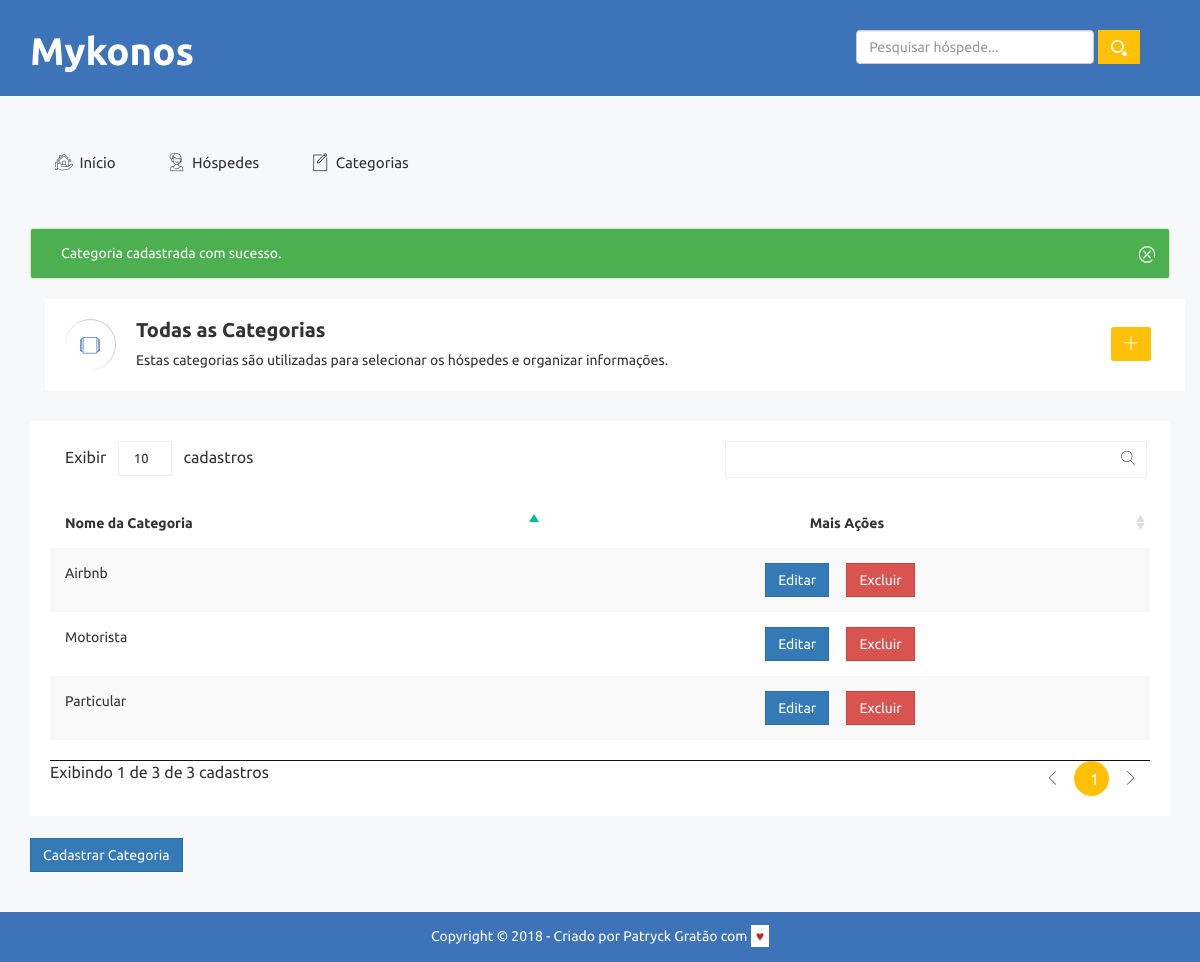
Page /listar-categorias.php?cadastrado=true on the earlier database version.
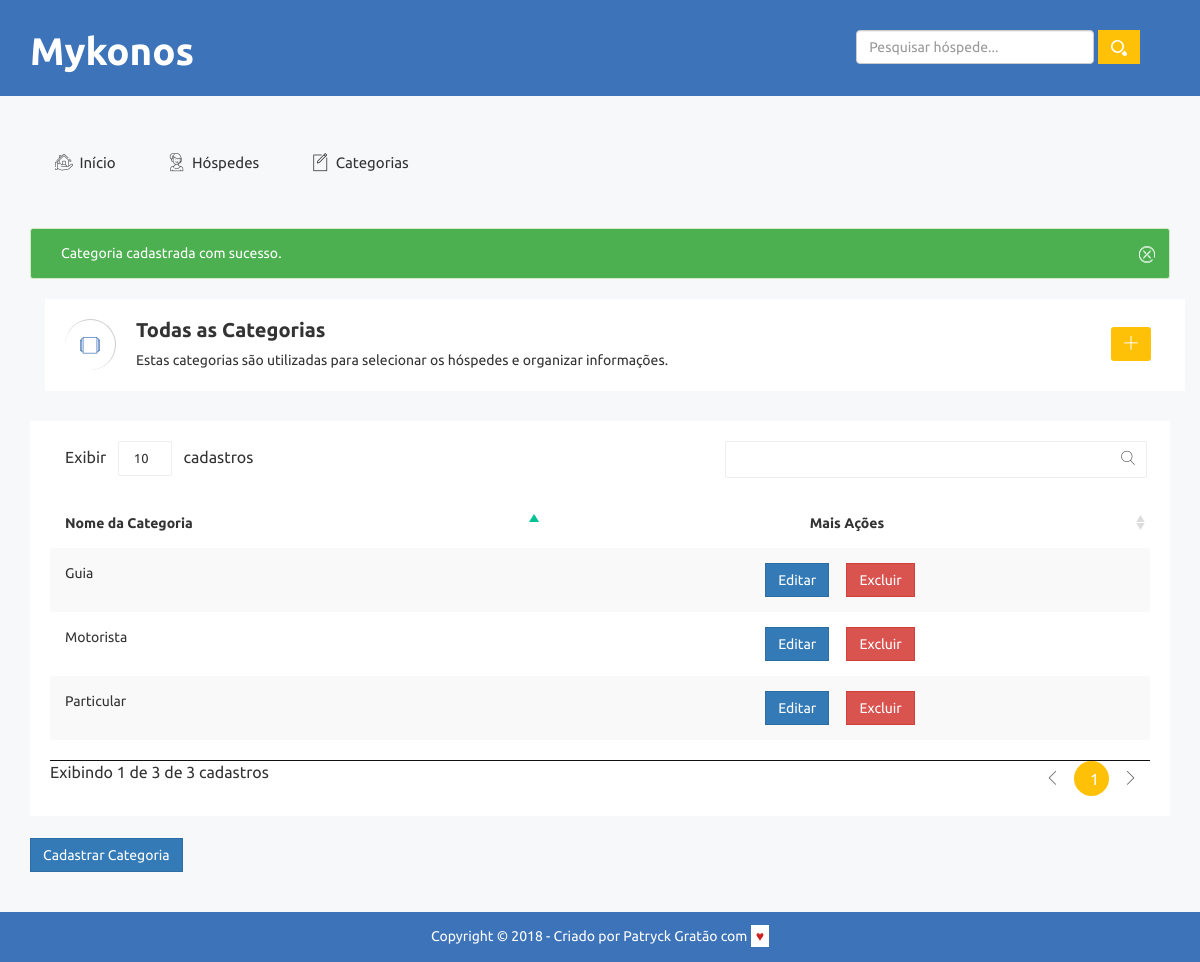
Same page on the later database version.
### tables this page shows
CREATE TABLE `categorias` (
  `id` int(11) NOT NULL,
  `nome` varchar(255) NOT NULL
);

### banco/banco-categoria.php (called while the page is built, shortened)
<?php
	function listaCategorias ($conexao) {
		$categorias = array();
		$query = "select * from categorias order by nome";
		$resultado = mysqli_query($conexao, $query);
		while ($categoria = mysqli_fetch_assoc($resultado)) {
			array_push($categorias, $categoria);
		}
		return $categorias;
	}

### listar-categorias.php (the view, shortened to what this page needs)
<?php
	include("partials/_header.php");
	include("banco/conecta.php");
	include("banco/banco-categoria.php");
	$categorias = listaCategorias($conexao);
?>
	<?php if(array_key_exists("cadastrado", $_GET) && $_GET['cadastrado']=='true')  { ?>
		<div class="alert-list">
			<div class="alert alert-success alert-dismissible" role="alert">
	         	<button type="button" class="close" data-dismiss="alert" aria-label="Close"><span aria-hidden="true"><i class="notika-icon notika-close"></i></span></button> Categoria cadastrada com sucesso.
	        </div>
		</div>
	<?php }
		 ?>
<div class="breadcomb-area">
		<div class="container">
			<div class="row">
				<div class="col-lg-12 col-md-12 col-sm-12 col-xs-12">
					<div class="breadcomb-list">
						<div class="row">
							<div class="col-lg-8 col-md-8 col-sm-8 col-xs-12">
								<div class="breadcomb-wp">
									<div class="breadcomb-icon">
										<i class="notika-icon notika-windows"></i>
									</div>
									<div class="breadcomb-ctn">
										<h2>Todas as Categorias</h2>
										<p>Estas categorias são utilizadas para selecionar os hóspedes e organizar informações.</p>
									</div>
								</div>
							</div>
							<div class="col-lg-4 col-md-4 col-sm-4 col-xs-3">
								<div class="breadcomb-report">
									<a href="cadastrar-categoria.php" data-toggle="tooltip" data-placement="left" title="Cadastrar nova categoria" class="btn"><i class="notika-icon notika-plus-symbol"></i></a>
								</div>
							</div>
						</div>
						</div>
					</div>
				</div>
			</div>
		</div>
	</div>
<div class="data-table-area">
        <div class="container">
            <div class="row">
                <div class="col-lg-12 col-md-12 col-sm-12 col-xs-12">
                    <div class="data-table-list">
						<div class="table-responsive">
							<table id="data-table-basic" class="table table-striped">
								<thead>
							    <tr>
							      <th>Nome da Categoria</th>
							      <th class="text-center">Mais Ações</th>
							    </tr>
							  </thead>
							  <tbody>
								<?php
									foreach ($categorias as $categoria) : ?>
										<tr>
											<td><?= $categoria['nome'] ?></td>
											<td class="mais-acoes text-center">
													<div class="btn-group notika-group-btn">
					                                <form class="mais-opcoes" action="editar-categoria.php" method="post">
					                                	<button class="btn btn-primary notika-gp-primary">Editar</button>
					                                </form>
					                                <form class="mais-opcoes" action="remover.php" method="post">
					                                	<button class="btn btn-danger notika-gp-danger">Excluir</button>
					                                </form>
					                            </div>
											</td>
										</tr>
								<?php endforeach ?>
							   </tbody>
							</table>
						</div>
					</div><br>
				<a class="maisopcoes btn btn-primary btn-md" href="cadastrar-categoria.php">Cadastrar Categoria</a>
				</div>
			</div>
		</div>
	</div>
<?php include("partials/_footer.php"); ?>

Differences in the rows shown:
removed categorias: nome "Airbnb"
added categorias: nome "Guia"
